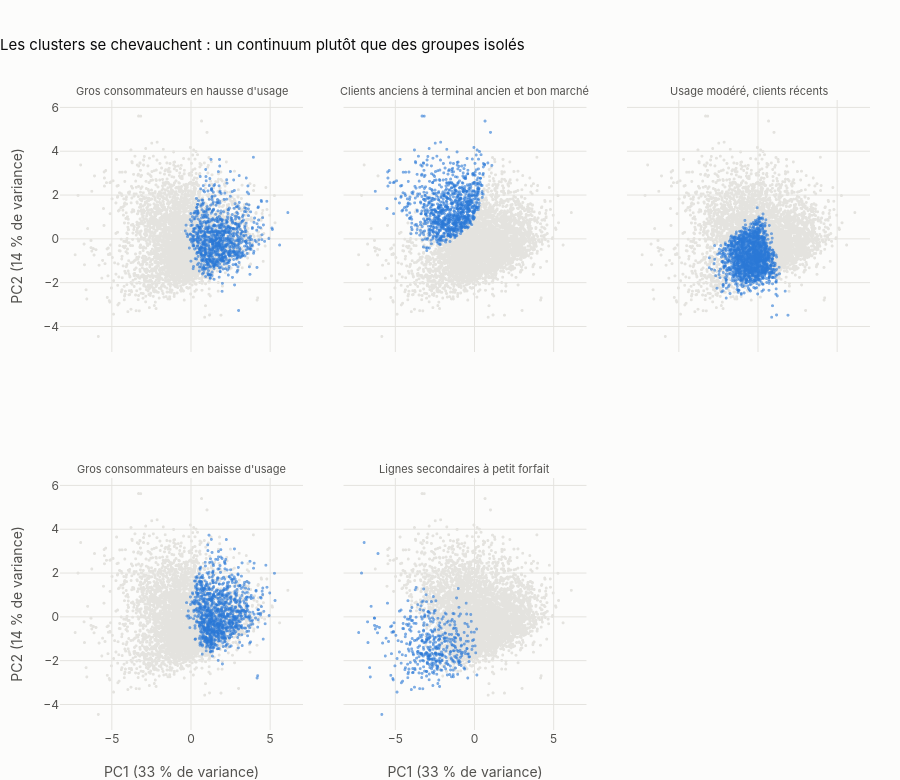

Source (notebook cell):
### Markdown cell above
## 6. Projection PCA en 2D

PCA ajustée sur les 80 000 clients standardisés, 5 000 points tirés au hasard pour l'affichage. Un panneau par cluster : le cluster en bleu, les autres clients en gris.

### Code cell
pca = PCA(n_components=2, random_state=cfg.random_state).fit(Xs)
sample = Xs.sample(5_000, random_state=cfg.random_state)
coords = pd.DataFrame(pca.transform(sample), index=sample.index, columns=["PC1", "PC2"])
explained = tuple(pca.explained_variance_ratio_)
print(f"variance expliquée : PC1 {explained[0]:.1%}, PC2 {explained[1]:.1%}, total {sum(explained):.1%}")
display(pd.DataFrame(pca.components_.T, index=Xs.columns, columns=["PC1", "PC2"]).round(2))
publish(pca_facets(coords, segment.loc[sample.index],
                   "Les clusters se chevauchent : un continuum plutôt que des groupes isolés", explained),
        "02b_pca", width=1100)

### Figure 1 — Plotly figure (JSON) as saved in the notebook; plotly's stock layout.template omitted (floating-point values rounded to 4 significant figures; data arrays with more than 128 entries replaced by an {"elided": "..."} marker saying what was removed)
{"data": [{"hoverinfo": "skip", "marker": {"color": "#e4e3df", "size": 3}, "mode": "markers", "showlegend": false, "type": "scattergl", "x": {"elided": "4049 float values"}, "xaxis": "x", "y": {"elided": "4049 float values"}, "yaxis": "y"}, {"hovertemplate": "Gros consommateurs en hausse d'usage<extra></extra>", "marker": {"color": "#2a78d6", "opacity": 0.6, "size": 3}, "mode": "markers", "name": "Gros consommateurs en hausse d'usage", "showlegend": false, "type": "scattergl", "x": {"elided": "951 float values"}, "xaxis": "x", "y": {"elided": "951 float values"}, "yaxis": "y"}, {"hoverinfo": "skip", "marker": {"color": "#e4e3df", "size": 3}, "mode": "markers", "showlegend": false, "type": "scattergl", "x": {"elided": "3988 float values"}, "xaxis": "x2", "y": {"elided": "3988 float values"}, "yaxis": "y2"}, {"hovertemplate": "Clients anciens à terminal ancien et bon marché<extra></extra>", "marker": {"color": "#2a78d6", "opacity": 0.6, "size": 3}, "mode": "markers", "name": "Clients anciens à terminal ancien et bon marché", "showlegend": false, "type": "scattergl", "x": {"elided": "1012 float values"}, "xaxis": "x2", "y": {"elided": "1012 float values"}, "yaxis": "y2"}, {"hoverinfo": "skip", "marker": {"color": "#e4e3df", "size": 3}, "mode": "markers", "showlegend": false, "type": "scattergl", "x": {"elided": "3442 float values"}, "xaxis": "x3", "y": {"elided": "3442 float values"}, "yaxis": "y3"}, {"hovertemplate": "Usage modéré, clients récents<extra></extra>", "marker": {"color": "#2a78d6", "opacity": 0.6, "size": 3}, "mode": "markers", "name": "Usage modéré, clients récents", "showlegend": false, "type": "scattergl", "x": {"elided": "1558 float values"}, "xaxis": "x3", "y": {"elided": "1558 float values"}, "yaxis": "y3"}, {"hoverinfo": "skip", "marker": {"color": "#e4e3df", "size": 3}, "mode": "markers", "showlegend": false, "type": "scattergl", "x": {"elided": "3971 float values"}, "xaxis": "x4", "y": {"elided": "3971 float values"}, "yaxis": "y4"}, {"hovertemplate": "Gros consommateurs en baisse d'usage<extra></extra>", "marker": {"color": "#2a78d6", "opacity": 0.6, "size": 3}, "mode": "markers", "name": "Gros consommateurs en baisse d'usage", "showlegend": false, "type": "scattergl", "x": {"elided": "1029 float values"}, "xaxis": "x4", "y": {"elided": "1029 float values"}, "yaxis": "y4"}, {"hoverinfo": "skip", "marker": {"color": "#e4e3df", "size": 3}, "mode": "markers", "showlegend": false, "type": "scattergl", "x": {"elided": "4550 float values"}, "xaxis": "x5", "y": {"elided": "4550 float values"}, "yaxis": "y5"}, {"hovertemplate": "Lignes secondaires à petit forfait<extra></extra>", "marker": {"color": "#2a78d6", "opacity": 0.6, "size": 3}, "mode": "markers", "name": "Lignes secondaires à petit forfait", "showlegend": false, "type": "scattergl", "x": {"elided": "450 float values"}, "xaxis": "x5", "y": {"elided": "450 float values"}, "yaxis": "y5"}], "layout": {"annotations": [{"font": {"color": "#52514e", "size": 11}, "showarrow": false, "text": "Gros consommateurs en hausse d'usage", "x": 0.15, "xanchor": "center", "xref": "paper", "y": 1.0, "yanchor": "bottom", "yref": "paper"}, {"font": {"color": "#52514e", "size": 11}, "showarrow": false, "text": "Clients anciens à terminal ancien et bon marché", "x": 0.5, "xanchor": "center", "xref": "paper", "y": 1.0, "yanchor": "bottom", "yref": "paper"}, {"font": {"color": "#52514e", "size": 11}, "showarrow": false, "text": "Usage modéré, clients récents", "x": 0.85, "xanchor": "center", "xref": "paper", "y": 1.0, "yanchor": "bottom", "yref": "paper"}, {"font": {"color": "#52514e", "size": 11}, "showarrow": false, "text": "Gros consommateurs en baisse d'usage", "x": 0.15, "xanchor": "center", "xref": "paper", "y": 0.4, "yanchor": "bottom", "yref": "paper"}, {"font": {"color": "#52514e", "size": 11}, "showarrow": false, "text": "Lignes secondaires à petit forfait", "x": 0.5, "xanchor": "center", "xref": "paper", "y": 0.4, "yanchor": "bottom", "yref": "paper"}], "height": 780, "title": {"text": "Les clusters se chevauchent : un continuum plutôt que des groupes isolés"}, "xaxis": {"anchor": "y", "domain": [0.0, 0.3], "matches": "x4", "showticklabels": false}, "xaxis2": {"anchor": "y2", "domain": [0.35, 0.65], "matches": "x5", "showticklabels": false}, "xaxis3": {"anchor": "y3", "domain": [0.7, 1.0], "matches": "x6", "showticklabels": false}, "xaxis4": {"anchor": "y4", "domain": [0.0, 0.3], "title": {"text": "PC1 (33 % de variance)"}}, "xaxis5": {"anchor": "y5", "domain": [0.35, 0.65], "title": {"text": "PC1 (33 % de variance)"}}, "xaxis6": {"anchor": "y6", "domain": [0.7, 1.0], "title": {"text": "PC1 (33 % de variance)"}}, "yaxis": {"anchor": "x", "domain": [0.6, 1.0], "title": {"text": "PC2 (14 % de variance)"}}, "yaxis2": {"anchor": "x2", "domain": [0.6, 1.0], "matches": "y", "showticklabels": false}, "yaxis3": {"anchor": "x3", "domain": [0.6, 1.0], "matches": "y", "showticklabels": false}, "yaxis4": {"anchor": "x4", "domain": [0.0, 0.4], "title": {"text": "PC2 (14 % de variance)"}}, "yaxis5": {"anchor": "x5", "domain": [0.0, 0.4], "matches": "y4", "showticklabels": false}, "yaxis6": {"anchor": "x6", "domain": [0.0, 0.4], "matches": "y4", "showticklabels": false}}}
